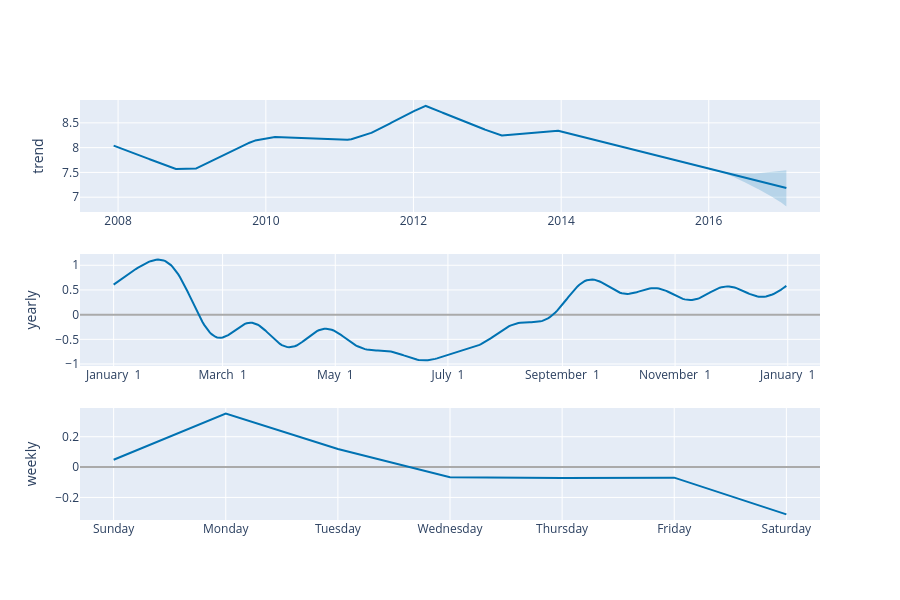

Notebook cell for this chart:
### Code cell
plot_components_plotly(m, forecast)

### Figure 1 — Plotly figure (JSON) as saved in the notebook; plotly's stock layout.template omitted (floating-point values rounded to 4 significant figures; data arrays with more than 128 entries replaced by an {"elided": "..."} marker saying what was removed)
{"data": [{"line": {"color": "#0072B2", "width": 2}, "mode": "lines", "name": "trend", "type": "scatter", "x": {"elided": "3270 str values"}, "xaxis": "x", "y": {"elided": "3270 float values"}, "yaxis": "y"}, {"line": {"color": "rgba(0, 114, 178, 0.2)", "width": 0}, "mode": "lines", "name": "trend_upper", "type": "scatter", "x": {"elided": "3270 str values"}, "xaxis": "x", "y": {"elided": "3270 float values"}, "yaxis": "y"}, {"fill": "tonexty", "fillcolor": "rgba(0, 114, 178, 0.2)", "line": {"color": "rgba(0, 114, 178, 0.2)", "width": 0}, "mode": "lines", "name": "trend_lower", "type": "scatter", "x": {"elided": "3270 str values"}, "xaxis": "x", "y": {"elided": "3270 float values"}, "yaxis": "y"}, {"line": {"color": "#0072B2", "width": 2}, "mode": "lines", "name": "yearly", "type": "scatter", "x": {"elided": "365 str values"}, "xaxis": "x2", "y": {"elided": "365 float values"}, "yaxis": "y2"}, {"line": {"color": "#0072B2", "width": 2}, "mode": "lines", "name": "weekly", "type": "scatter", "x": ["2017-01-01T00:00:00.000000000", "2017-01-02T00:00:00.000000000", "2017-01-03T00:00:00.000000000", "2017-01-04T00:00:00.000000000", "2017-01-05T00:00:00.000000000", "2017-01-06T00:00:00.000000000", "2017-01-07T00:00:00.000000000"], "xaxis": "x3", "y": [0.0483, 0.3523, 0.1196, -0.06666, -0.07227, -0.06958, -0.3117], "yaxis": "y3"}], "layout": {"height": 600, "showlegend": false, "width": 900, "xaxis": {"anchor": "y", "domain": [0, 1], "range": ["2007-06-26T14:24:00", "2017-07-04T09:36:00"], "type": "date"}, "xaxis2": {"anchor": "y2", "domain": [0, 1], "range": ["2016-12-13T18:54:02.958904", "2018-01-18T11:04:57.863013"], "tickformat": "%B %e", "type": "date"}, "xaxis3": {"anchor": "y3", "domain": [0, 1], "range": ["2016-12-31T16:48:00", "2017-01-07T07:12:00"], "tickformat": "%A", "type": "date"}, "yaxis": {"anchor": "x", "domain": [0.7333, 1], "rangemode": "normal", "title": {"text": "trend"}, "zerolinecolor": "#AAA"}, "yaxis2": {"anchor": "x2", "domain": [0.3667, 0.6333], "title": {"text": "yearly"}, "zerolinecolor": "#AAA"}, "yaxis3": {"anchor": "x3", "domain": [0, 0.2667], "title": {"text": "weekly"}, "zerolinecolor": "#AAA"}}}
